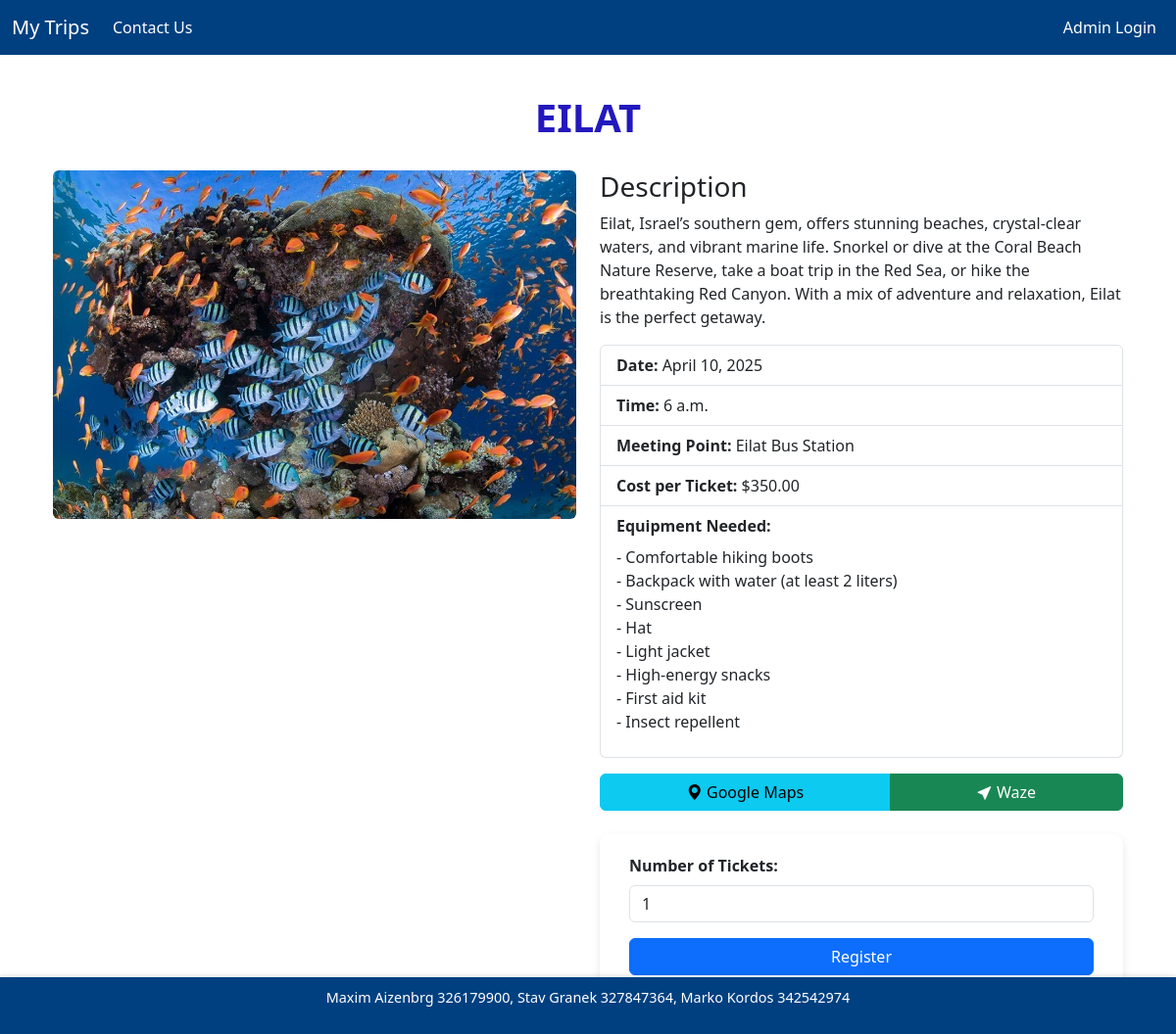
Screenshot of /trip_info/2/ with the database file from the repository.
### main/models.py (models this page shows, shortened)
class Trip(models.Model):
    trip_id = models.AutoField(primary_key=True)
    name = models.CharField(max_length=100)
    minimizedDescription = models.TextField(null=True)
    description = models.TextField()
    image = models.ImageField(upload_to='trip_images/')
    date = models.DateField()
    time = models.TimeField()
    meeting_point = models.CharField(max_length=200)
    cost = models.DecimalField(max_digits=10, decimal_places=2)
    equipment_needed = models.TextField(null=True, blank=True)  # New field for equipment needed
    meeting_point_coordinates = models.CharField(max_length=100, null=True, blank=True)  # New field for coordinates

### main/views.py (the view)
# urls.py: path("trip_info/<int:trip_id>/", views.trip_info, name="trip_info"),
def trip_info(request, trip_id):
    trip = get_object_or_404(Trip, trip_id=trip_id)
    return render(request, "main/trip_info.html", {"trip": trip})

### main/templates/main/trip_info.html (shortened to what this page needs)
{% extends 'main/mainlayout.html' %}
{% load static %}
{% block content %}
<div class="container mt-5">
    <h1 class="text-center" style="color: #2318be;">{{ trip.name }}</h1>
    <div class="row">
        <div class="col-md-6">
            <img src="{{ trip.image.url }}" class="img-fluid rounded" alt="{{ trip.name }}">
        </div>
        <div class="col-md-6">
            <h3>Description</h3>
            <p>{{ trip.description }}</p>
            <ul class="list-group">
                <li class="list-group-item"><strong>Date:</strong> {{ trip.date }}</li>
                <li class="list-group-item"><strong>Time:</strong> {{ trip.time }}</li>
                <li class="list-group-item"><strong>Meeting Point:</strong> {{ trip.meeting_point }}</li>
                <li class="list-group-item"><strong>Cost per Ticket:</strong> ${{ trip.cost }}</li>
                {% if trip.equipment_needed %}
                <li class="list-group-item">
                    <strong>Equipment Needed:</strong>
                    <div class="mt-2">{{ trip.equipment_needed|linebreaks }}</div>
                </li>
                {% endif %}
            </ul>
            <div class="mt-3 mb-4">
                <div class="btn-group w-100" role="group">
                    {% if trip.meeting_point_coordinates %}
                    <a href="https://www.google.com/maps/search/?api=1&query={{ trip.meeting_point_coordinates }}"
                       target="_blank" class="btn btn-info">
                        <i class="bi bi-geo-alt-fill"></i> Google Maps
                    </a>
                    <a href="https://waze.com/ul?ll={{ trip.meeting_point_coordinates }}&navigate=yes"
                       target="_blank" class="btn btn-success">
                        <i class="bi bi-cursor-fill"></i> Waze
                    </a>
                    {% endif %}
                </div>
            </div>
            <form action="{% url 'registration' trip.trip_id %}" method="get" class="mt-3">
                <div class="mb-3">
                    <label for="tickets" class="form-label"><strong>Number of Tickets:</strong></label>
                    <input type="number" id="tickets" name="tickets" class="form-control" min="1" value="1" required>
                </div>
                <button type="submit" class="btn btn-primary w-100">Register</button>
            </form>
        </div>
    </div>
</div>
{% endblock %}

### main/static/main/css/test.css (style rules this page uses)
body { margin: 0; font-family: Arial, sans-serif; color: #333; background-color: #f9f9f9; display: flex; flex-direction: column; min-height: 100vh; overflow-x: hidden; }
.container h1 { color: #004080; margin-bottom: 30px; text-transform: uppercase; font-weight: bold; }
form { max-width: 800px; margin: 40px auto; background-color: #fff; padding: 20px 30px; border-radius: 10px; box-shadow: 0 4px 10px rgba(0, 0, 0, 0.1); }

### rows the page displays
Trip: name "EILAT", image (picture), description "Eilat, Israel’s southern gem, offers stunning beaches, crystal-clear waters, and vibrant marine life. Snorkel or dive at the Coral Beach Nature Reserve, take a boat trip in the Red Sea, or hike the breathtaking Red Canyon. With a mix of adventure and relaxation, Eilat is the perfect getaway.", date "April 10, 2025", time "6 a.m.", meeting_point "Eilat Bus Station", cost "350.00", equipment_needed "- Comfortable hiking boots - Backpack with water (at least 2 liters) - Sunscreen - Hat - Light jacket - High-energy snacks - First aid kit - Insect repellent"
